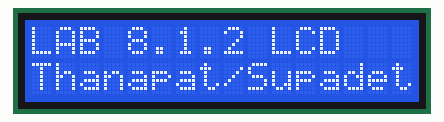
A sketch run on a simulated Arduino Uno, built with avr-gcc and run on an emulated ATmega328P. Shown: 16×2 character LCD.

Above: at 0.1 s.
At 2.2 s:
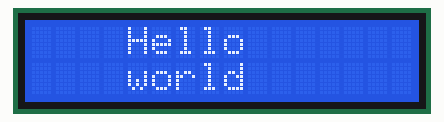

The sketch:

LCD_Hello_world.ino
```cpp
#include <Wire.h>
#include <LiquidCrystal_I2C.h>
LiquidCrystal_I2C lcd(0x27, 16, 2);
//https://app.cirkitdesigner.com/project/fcc53fb4-3d6f-4fa5-b7ab-aa77ceb4cf09

void setup() {

   lcd.init();
   lcd.backlight();
   lcd.clear();

   lcd.setCursor(0, 0);
  lcd.print("LAB 8.1.2 LCD");
  lcd.setCursor(0, 1);
  lcd.print("Thanapat/Supadet");

  delay(2000);
  lcd.clear();

}

void loop() {
  lcd.setCursor(4, 0);
  lcd.print("Hello");
  lcd.setCursor(4, 1);
  lcd.print("world");
}
```
